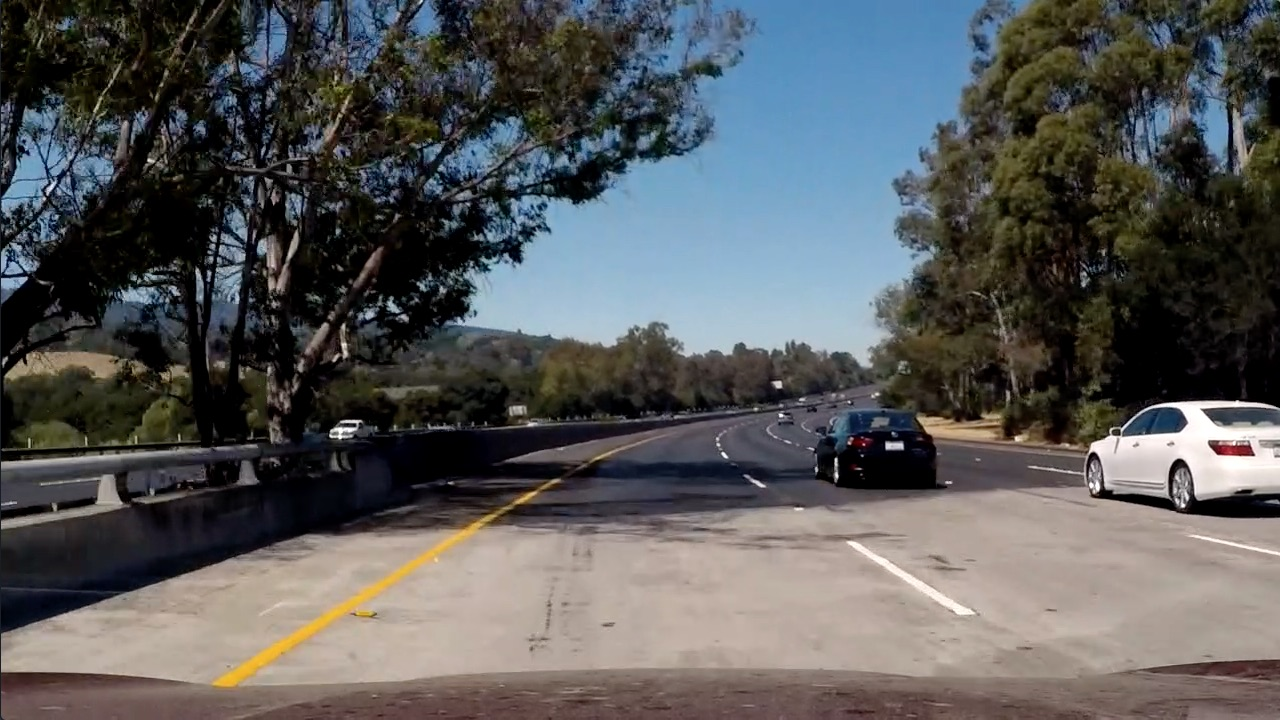
#> input picture test_images/test5.jpg, 1280 x 720 px
$ python -i 'Gradient and Color threshold.py'   (imports and definitions only)   (older library calls are emulated)
#> lines starting #> are read from the running program, lines starting #| are printed output that depends on the picture
import cv2
import numpy as np
import matplotlib.pyplot as plt
import matplotlib.image as mpimg


def Color(img, threshold = (90,255)):
#> called with threshold = (170, 255)
    gray = cv2.cvtColor(img, cv2.COLOR_RGBA2GRAY)
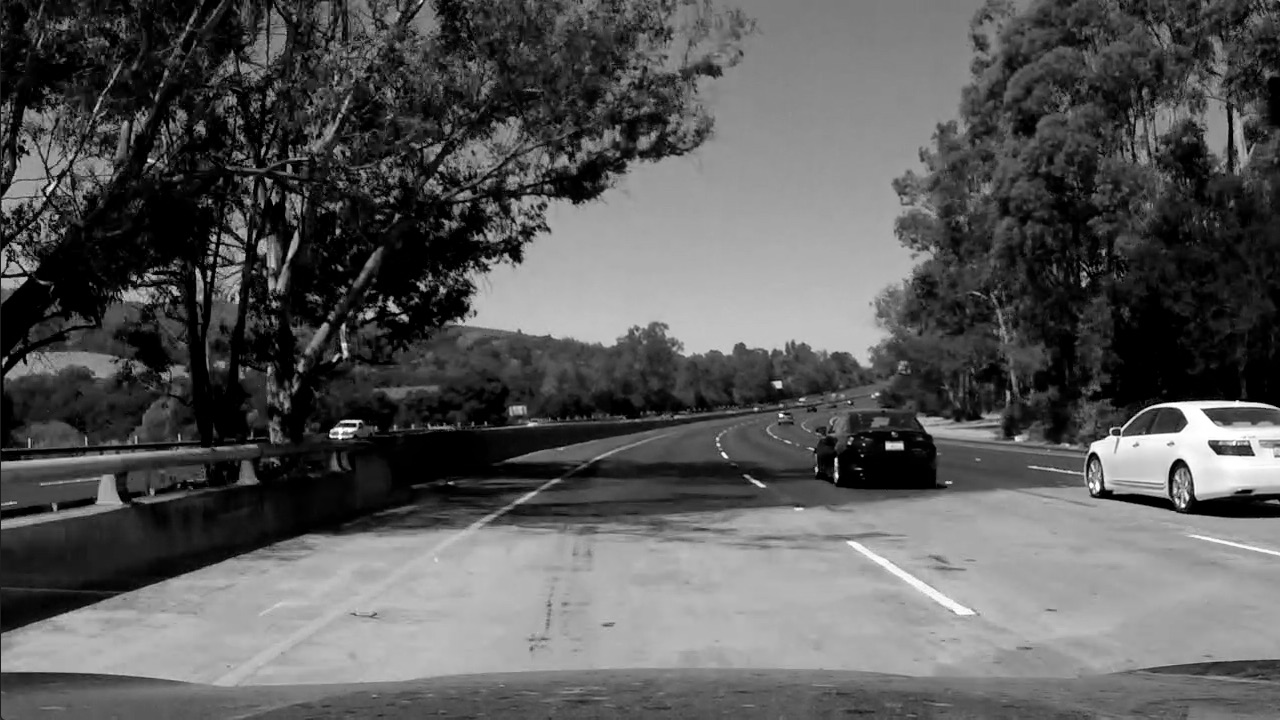
#> gray: shape (720, 1280); min 0, max 255, mean 89.1
    hls = cv2.cvtColor(img, cv2.COLOR_RGB2HLS)
#> hls: shape (720, 1280, 3); mean of channels 0, 1, 2 55.5, 89.2, 70.1
    S = hls[:,:,2]
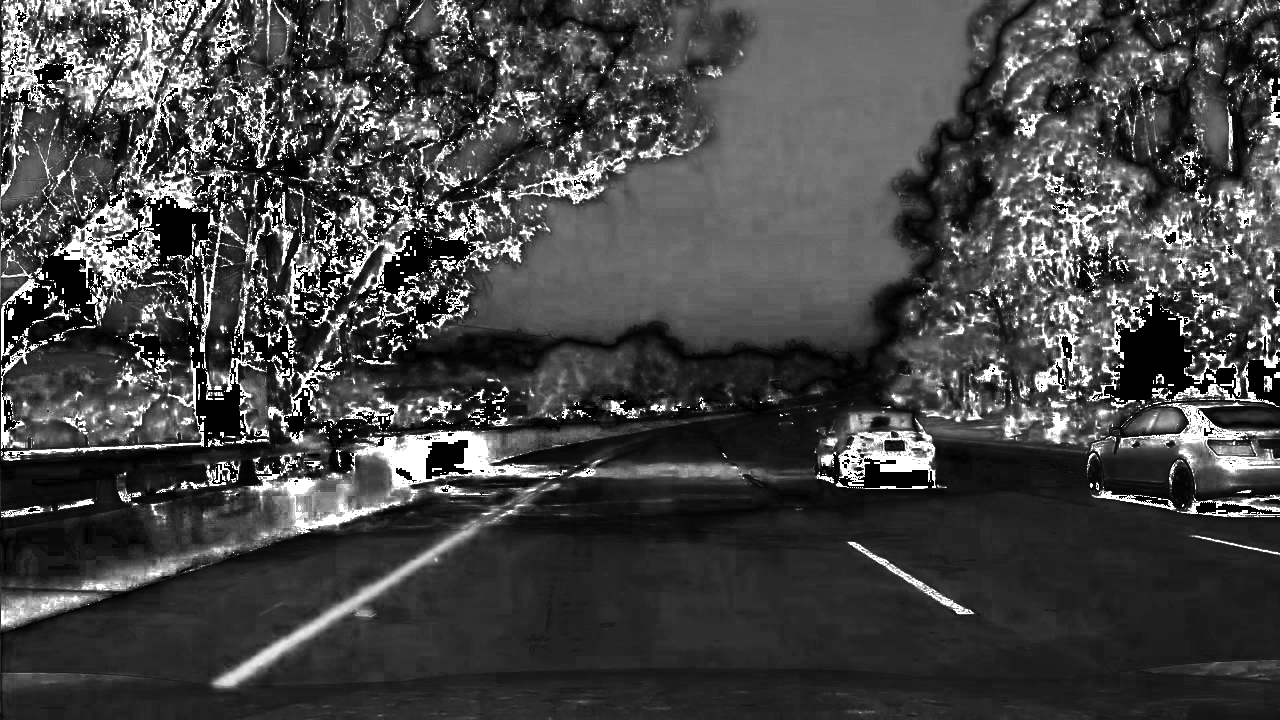
#> S: shape (720, 1280); min 0, max 255, mean 70.1
    binary = np.zeros_like(S)
    binary[(S > threshold[0]) & (S <= threshold[1])] = 1
    return binary


# [55 lines left out: functions abs_sobel_thresh, mag_thresh, dir_threshold, not called in this run]


def Gradient(img, threshold = (0,255)):
    # Choose a Sobel kernel size
    ksize = 5  # Choose a larger odd number to smooth gradient measurements

    # Apply each of the thresholding functions
#> (the run stopped early here; a loop or call above may not have finished)
